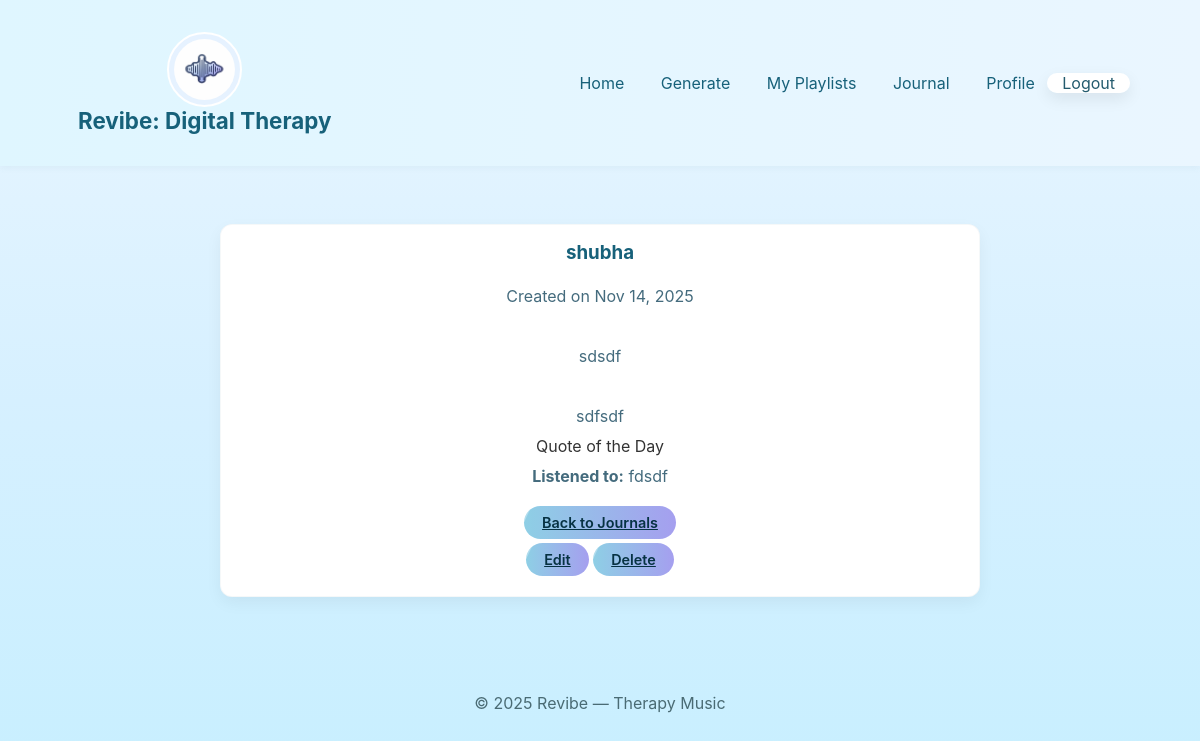
The app's page /journal/7/ (signed in) with its own data.
### revibe_app/models.py (models this page shows, shortened)
class Journal(models.Model):
    user = models.ForeignKey(User, on_delete=models.CASCADE, related_name='journals')
    title = models.CharField(max_length=200)
    content = models.TextField()
    quote = models.CharField(max_length=255, blank=True, null=True)        # 🆕 Added line
    listened_to = models.CharField(max_length=255, blank=True, null=True)  # 🆕 Added line
    created_at = models.DateTimeField(auto_now_add=True)

### revibe_app/views.py (the view)
# urls.py: path('journal/<int:pk>/', views.journal_detail, name='journal_detail'),
@login_required
def journal_detail(request, pk):
    journal = get_object_or_404(Journal, pk=pk, user=request.user)
    return render(request, 'revibe_app/journal_detail.html', {'journal': journal})

### revibe_app/templates/revibe_app/journal_detail.html
{% extends 'revibe_app/base.html' %}
{% block content %}
<div class="container mt-5" style="max-width: 800px;">
    <div class="card shadow-sm p-4">
        <h3 class="text-primary">{{ journal.title }}</h3>
        <p class="text-muted mb-3">Created on {{ journal.created_at|date:"M d, Y" }}</p>
        <p style="font-size: 15px; color: #333;">{{ journal.content|linebreaks }}</p>
        {% if journal.quote %}
            <blockquote class="blockquote mt-4">
                <p class="mb-0">{{ journal.quote }}</p>
                <footer class="blockquote-footer">Quote of the Day</footer>
            </blockquote>
        {% endif %}
        {% if journal.listened_to %}
            <p class="mt-3"><strong>Listened to:</strong> {{ journal.listened_to }}</p>
        {% endif %}
        <div class="mt-4 d-flex justify-content-between">
            <a href="{% url 'users_journals' %}" class="btn btn-secondary">Back to Journals</a>
            <div>
                <a href="{% url 'journal_edit' journal.pk %}" class="btn btn-outline-primary">Edit</a>
                <a href="{% url 'journal_delete' journal.pk %}" class="btn btn-outline-danger">Delete</a>
            </div>
        </div>
    </div>
</div>
{% endblock %}

### revibe_app/static/revibe_app/css/style.css (style rules this page uses)
* { box-sizing:border-box;margin:0;padding:0 }
body { font-family:Inter, 'Segoe UI', Arial, sans-serif;background:linear-gradient(180deg, #EAF6FF, #D6F0FF, #C7EFFF);color:#333;min-height:100vh }
.container { max-width:1100px;margin:0 auto;padding:20px }
.btn { display: inline-block;background: linear-gradient(90deg,#8ECFE5,#A59FEF);color:#063242;padding:8px 20px;border-radius:20px;border:none;font-weight:600;text-align: center; margin:12px auto 0; width:auto;cursor:pointer }
h3 { color:#17617A;margin-bottom:12px }
.card { background:#fff;border-radius:10px;padding:14px;border:1px solid rgba(20,80,100,0.04);box-shadow:0 6px 12px rgba(20,80,100,0.03) }
.card { background: #fff; border-radius: 10px; padding: 14px; border: 1px solid rgba(20,80,100,0.04); box-shadow: 0 6px 12px rgba(20,80,100,0.03); display: flex; flex-direction: column; justify-content: space-between; align-items: center; text-align: center; gap: 10px; min-height: 140px; }
.card p { margin: 0 0 10px 0; color: #446b7d; width: 100%; }
.card .btn { padding: 8px 18px; font-size: 0.9rem; border-radius: 18px; margin-top: auto; align-self: center; display: inline-block; }
.card { background: #fff; border-radius: 12px; padding: 16px; box-shadow: 0 6px 16px rgba(0, 0, 0, 0.05); transition: transform 0.3s ease, box-shadow 0.3s ease; }
.btn { display: inline-block; background: linear-gradient(90deg, #8ECFE5, #A59FEF); color: #063242; padding: 10px 24px; border-radius: 30px; border: none; font-weight: 600; text-align: center; margin: 12px auto 0; cursor: pointer; position: relative; overflow: hidden; transition: transform 0.3s ease; }
.btn::after { content: ""; position: absolute; top: 0; left: -150%; width: 150%; height: 100%; background: rgba(255, 255, 255, 0.3); transform: skewX(-25deg); transition: left 0.6s ease; }

### records on screen
Journal: title "shubha", created_at "Nov 14, 2025", content "sdsdf", quote "sdfsdf", listened_to "fdsdf"
